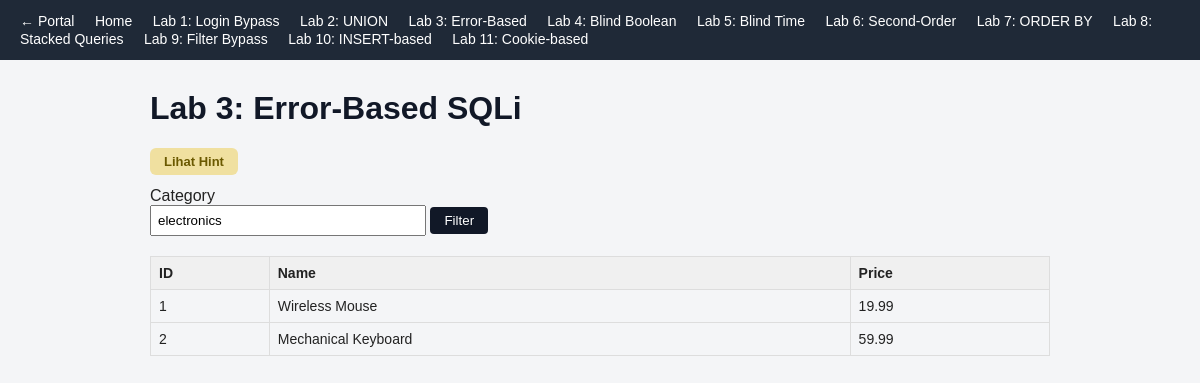
Screenshot of /app/src/lab3_error_based.php with the database file from the repository.
### tables this page shows
CREATE TABLE products (
  id INT AUTO_INCREMENT PRIMARY KEY,
  name VARCHAR(100),
  description TEXT,
  price DECIMAL(10,2),
  category VARCHAR(50)
);

### app/src/lab3_error_based.php (the view, shortened to what this page needs)
<?php
require 'db.php';
$result_html = '';
$category = $_GET['category'] ?? 'electronics';
$query = "SELECT id, name, price FROM products WHERE category = '$category'";
$res = $mysqli->query($query);
if ($res === false) {
    $result_html = "<div class='error-box'>MySQL Error: " . htmlspecialchars($mysqli->error) . "</div>";
} else {
    $result_html = "<table><tr><th>ID</th><th>Name</th><th>Price</th></tr>";
    while ($row = $res->fetch_assoc()) {
        $result_html .= "<tr><td>" . htmlspecialchars($row['id']) . "</td><td>" . htmlspecialchars($row['name']) . "</td><td>" . htmlspecialchars($row['price']) . "</td></tr>";
    }
    $result_html .= "</table>";
}
include 'header.php';
?>
<details class="hint-box">
<summary>Lihat Hint</summary>
</details>
<form method="get">
  <label>Category</label><br>
  <input type="text" name="category" value="<?php echo htmlspecialchars($category); ?>">
  <button type="submit">Filter</button>
</form>
<?php echo $result_html; ?>
<?php include 'footer.php'; ?>

### app/src/style.css (style rules this page uses)
body { font-family: Arial, Helvetica, sans-serif; margin: 0; background: #f4f5f7; color: #222; }
table { border-collapse: collapse; width: 100%; margin-top: 12px; }
th, td { border: 1px solid #ddd; padding: 8px; text-align: left; font-size: 14px; }
th { background: #f0f0f0; }
input[type=text], input[type=password] { padding: 6px; width: 260px; margin-bottom: 8px; }
button { padding: 6px 14px; background: #111827; color: #fff; border: none; border-radius: 4px; cursor: pointer; }
details.hint-box { margin: 12px 0; }
details.hint-box summary { cursor: pointer; list-style: none; display: inline-block; background: #f0e0a0; color: #6b5900; font-weight: bold; font-size: 13px; padding: 6px 14px; border-radius: 6px; }
details.hint-box summary::marker { content: ""; }

### rows the page displays
products: id "1", name "Wireless Mouse", price "19.99"
products: id "2", name "Mechanical Keyboard", price "59.99"

### other values shown
$title "Lab 3: Error-Based SQLi"
